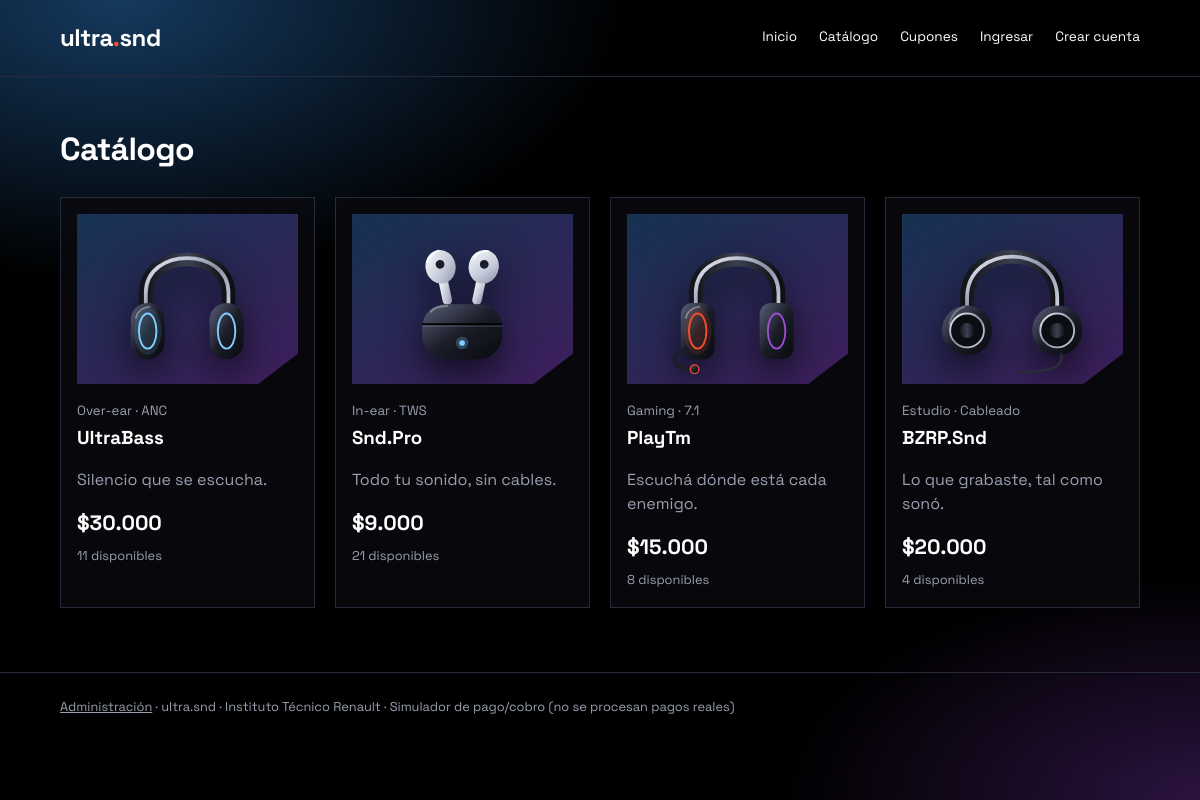
The page /catalogo on the database as committed earlier.
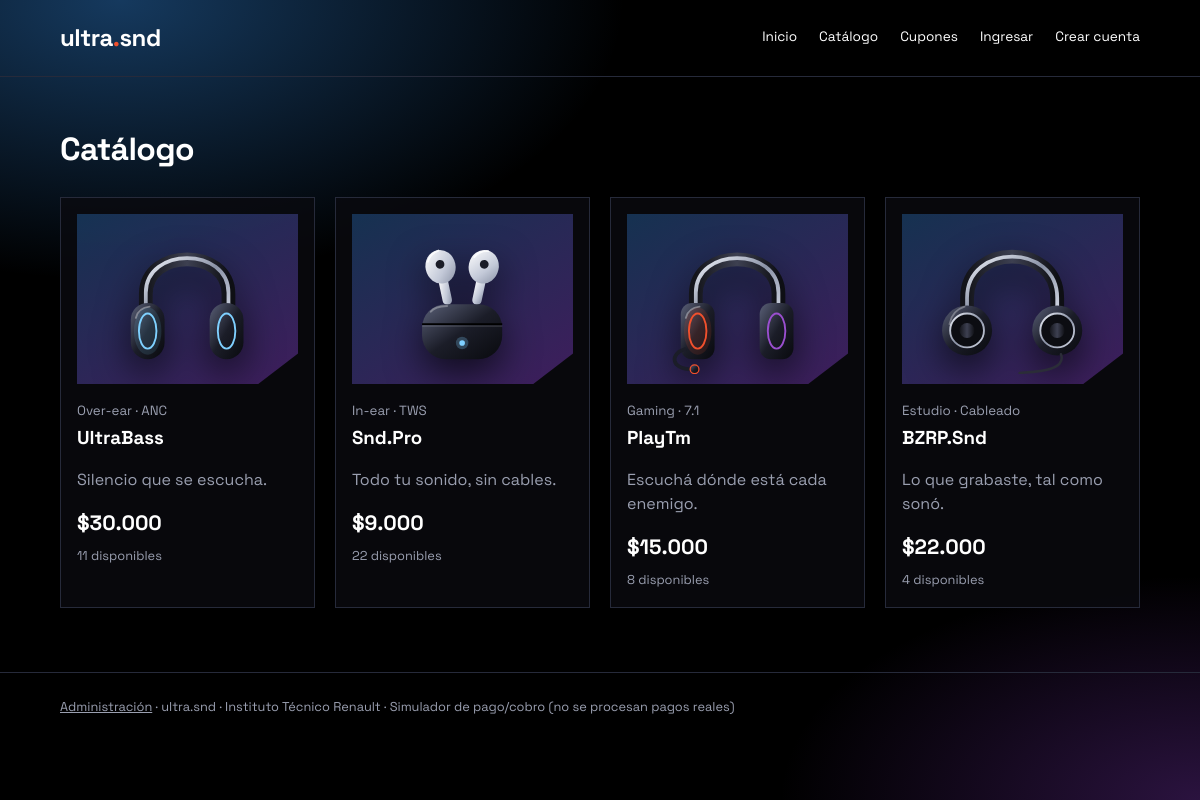
The same page on the database as committed later.
### models.py (models this page shows, shortened)
class Producto(db.Model):
    id = db.Column(db.Integer, primary_key=True)
    nombre = db.Column(db.String(80), nullable=False)
    categoria = db.Column(db.String(40), nullable=False)
    descripcion = db.Column(db.Text, default="")
    precio = db.Column(db.Float, nullable=False)
    stock = db.Column(db.Integer, default=0)
    imagen = db.Column(db.String(120))  # nombre del archivo en static/img/productos/
    tagline = db.Column(db.String(160))  # frase corta de la portada
    destacados = db.Column(db.Text)  # "Título|Texto", una por línea
    caja = db.Column(db.Text)  # contenido de la caja, uno por línea
    specs = db.Column(db.Text)  # "Nombre: valor", una por línea
    pedidos = db.relationship("Pedido", backref="producto", lazy=True)

### app.py (the view)
    @app.route("/catalogo")
    def catalogo():
        return render_template("catalogo.html", productos=Producto.query.all())

### templates/catalogo.html (shortened to what this page needs)
{% extends "base.html" %}{% from "_macros.html" import foto %}
{% block content %}
<section class="catalogo"><h2>Catálogo</h2>
<div class="grilla">
{% for p in productos %}
  <a class="tarjeta" href="{{ url_for('producto', id=p.id) }}">
    <div class="arte">{{ foto(p) }}</div>
    <small>{{ p.categoria }}</small><h3>{{ p.nombre }}</h3>
    {% if p.tagline %}<p class="sub">{{ p.tagline }}</p>{% endif %}
    <p class="precio">{{ p.precio|money }}</p>
    <span class="stock">{{ "Sin stock" if p.stock == 0 else p.stock ~ " disponibles" }}</span>
  </a>
{% else %}<p>Todavía no hay productos.</p>{% endfor %}
</div></section>
{% endblock %}

### templates/_macros.html (shortened to what this page needs)
{% macro hp(categoria="", cls="hp") %}
{% if "In-ear" in categoria %}
<svg class="{{ cls }}" viewBox="0 0 240 240" aria-hidden="true">{{ defs }}
<g transform="rotate(-12 88 80)"><rect x="80" y="84" width="15" height="46" rx="7.5" fill="url(#gW)"/><ellipse cx="88" cy="68" rx="24" ry="27" fill="url(#gW)"/><circle cx="88" cy="64" r="7" fill="#1b1d28"/><path d="M70 56Q76 44 90 42" stroke="#fff" stroke-width="3" fill="none" stroke-linecap="round" opacity=".8"/></g>
<g transform="rotate(12 152 80)"><rect x="145" y="84" width="15" height="46" rx="7.5" fill="url(#gW)"/><ellipse cx="152" cy="68" rx="24" ry="27" fill="url(#gW)"/><circle cx="152" cy="64" r="7" fill="#1b1d28"/><path d="M134 56Q140 44 154 42" stroke="#fff" stroke-width="3" fill="none" stroke-linecap="round" opacity=".8"/></g>
<rect x="56" y="128" width="128" height="88" rx="38" fill="url(#gC)"/><path d="M56 160H184" stroke="#000" stroke-width="3"/><path d="M56 163H184" stroke="#fff" stroke-opacity=".14" stroke-width="2"/>
<circle cx="120" cy="190" r="4.5" fill="#7fd0ff"/><circle cx="120" cy="190" r="10" fill="#7fd0ff" opacity=".25"/><path d="M70 140Q76 132 96 131" stroke="#fff" stroke-opacity=".3" stroke-width="3" fill="none" stroke-linecap="round"/></svg>
{% elif "Estudio" in categoria %}
<svg class="{{ cls }}" viewBox="0 0 240 240" aria-hidden="true">{{ defs }}
<path d="M48 140V118C48 30 192 30 192 118V140" fill="none" stroke="url(#gP)" stroke-width="22" stroke-linecap="round"/><path d="M48 140V118C48 30 192 30 192 118V140" fill="none" stroke="url(#gB)" stroke-width="6" stroke-linecap="round"/>
<circle cx="48" cy="170" r="40" fill="url(#gC)"/><circle cx="48" cy="170" r="27" fill="#0c0d12" stroke="url(#gB)" stroke-width="3"/><circle cx="48" cy="170" r="12" fill="url(#gP)"/>
<circle cx="192" cy="170" r="40" fill="url(#gC)"/><circle cx="192" cy="170" r="27" fill="#0c0d12" stroke="url(#gB)" stroke-width="3"/><circle cx="192" cy="170" r="12" fill="url(#gP)"/>
<path d="M198 208C208 236 150 236 132 238" stroke="#2b2d38" stroke-width="4" fill="none" stroke-linecap="round"/><path d="M20 160Q24 138 44 132" stroke="#fff" stroke-opacity=".3" stroke-width="3" fill="none" stroke-linecap="round"/></svg>
{% else %}
{% set gaming = "Gaming" in categoria %}{% set neon = "#f0502d" if gaming else "#7fd0ff" %}
<svg class="{{ cls }}" viewBox="0 0 240 240" aria-hidden="true">{{ defs }}
<path d="M54 150V112C54 38 186 38 186 112V150" fill="none" stroke="url(#gP)" stroke-width="22" stroke-linecap="round"/><path d="M54 150V112C54 38 186 38 186 112V150" fill="none" stroke="url(#gB)" stroke-width="6" stroke-linecap="round" transform="translate(0 -2)"/>
<rect x="30" y="126" width="54" height="90" rx="{{ 18 if gaming else 27 }}" fill="url(#gC)"/><rect x="156" y="126" width="54" height="90" rx="{{ 18 if gaming else 27 }}" fill="url(#gC)"/>
<ellipse cx="57" cy="171" rx="14" ry="28" fill="none" stroke="{{ neon }}" stroke-width="3"/><ellipse cx="183" cy="171" rx="14" ry="28" fill="none" stroke="{{ "#9a4fcf" if gaming else neon }}" stroke-width="3"/>
<ellipse cx="57" cy="171" rx="22" ry="38" fill="{{ neon }}" opacity=".12"/><path d="M38 150Q42 134 60 132" stroke="#fff" stroke-opacity=".35" stroke-width="3" fill="none" stroke-linecap="round"/>
{% if gaming %}<path d="M36 200C14 206 12 232 48 232" stroke="#1b1d28" stroke-width="6" fill="none" stroke-linecap="round"/><circle cx="52" cy="232" r="7" fill="url(#gC)" stroke="#f0502d" stroke-width="2"/>{% endif %}</svg>
{% endif %}
{% endmacro %}
{% macro foto(p, cls="hp") %}{% if p.imagen %}<img class="foto" src="{{ url_for('static', filename='img/productos/' ~ p.imagen) }}" alt="{{ p.nombre }}" loading="lazy" decoding="async">{% else %}{{ hp(p.categoria, cls) }}{% endif %}{% endmacro %}

Rows that differ between the two databases and show on the page:
changed Producto "Snd.Pro": stock "21 disponibles" → "22 disponibles"
changed Producto "BZRP.Snd": precio "$20.000" → "$22.000"
